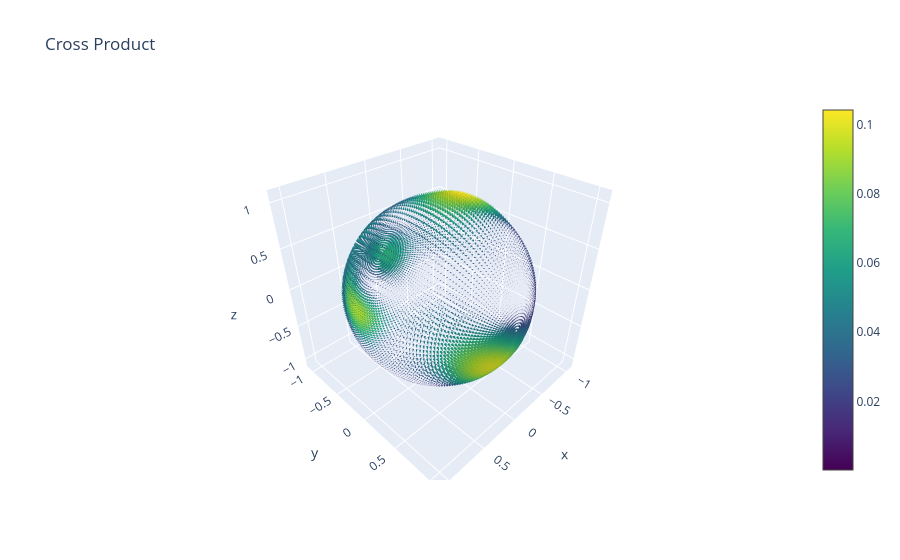

This figure's notebook cell:
### Code cell
cross_sig = cross_coeffs.to_vector_signal(**grid_kwargs)
plot_vector_signal(cross_sig, title="Cross Product")

### Figure 1 — Plotly figure (JSON) as saved in the notebook; plotly's stock layout.template omitted (floating-point values rounded to 4 significant figures; data arrays with more than 128 entries replaced by an {"elided": "..."} marker saying what was removed)
{"data": [{"colorscale": [[0, "#440154"], [0.1111, "#482878"], [0.2222, "#3e4989"], [0.3333, "#31688e"], [0.4444, "#26828e"], [0.5556, "#1f9e89"], [0.6667, "#35b779"], [0.7778, "#6ece58"], [0.8889, "#b5de2b"], [1, "#fde725"]], "hoverinfo": "skip", "showscale": true, "sizemode": "absolute", "sizeref": 5, "type": "cone", "u": {"elided": "9900 float values"}, "v": {"elided": "9900 float values"}, "w": {"elided": "9900 float values"}, "x": {"elided": "9900 float values"}, "y": {"elided": "9900 float values"}, "z": {"elided": "9900 float values"}}], "layout": {"title": {"text": "Cross Product"}}}
